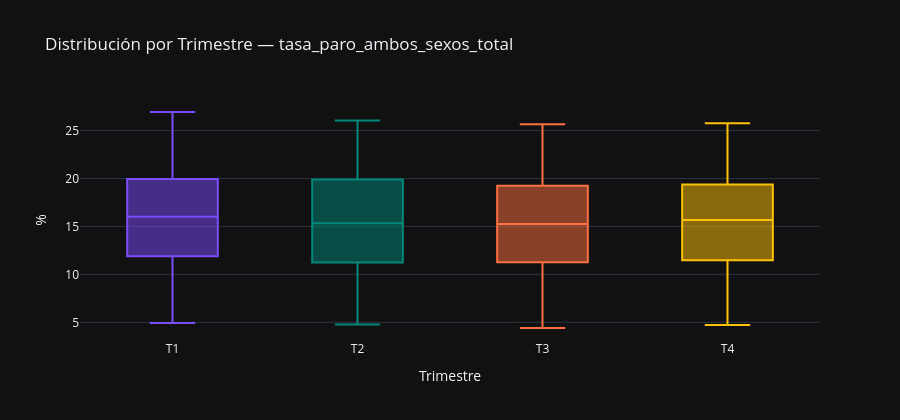

The notebook cell saved with this chart:
### Markdown cell above
### Análisis:
Distribución prácticamente simétrica (skewness 0.001), platicúrtica (curtosis -0.654), sin outliers por ningún método. Forma aproximadamente uniforme entre 10% y 21%.

La curtosis negativa significa que la distribución tiene colas más ligeras y una cima más plana que una normal. Dicho de forma directa: la tasa de paro no se ha concentrado en ningún valor central concreto a lo largo de la historia, sino que ha pasado tiempo repartido de forma relativamente uniforme entre el 10% y el 21%.

La ausencia total de outliers por ambos métodos indica que los valores extremos (4.41% y 26.94%) son alcanzables dentro de la varianza histórica  de la serie. Como la serie ha pasado periodos prolongados en niveles altos (2008-2020), la varianza histórica total es tan grande que incluso el 26.94% queda dentro de los umbrales de ambos métodos.

El skewness de 0.001 es llamativamente cercano a cero para una serie macroeconómica con ciclos tan asimétricosEsto es porque no refleja simetría estructural, sino que los periodos de paro alto y paro bajo se compensan en longitud a lo largo de la muestra completa, lo que es un artefacto del periodo de observación elegido, no una propiedad intrínseca de la serie.

### Code cell
Q1_t, Q3_t = tasa.quantile(0.25), tasa.quantile(0.75)
    IQR_t = Q3_t - Q1_t
    outliers_iqr_tasa = tasa[(tasa < Q1_t - 1.5*IQR_t) | (tasa > Q3_t + 1.5*IQR_t)]
    outliers_z_tasa = tasa[np.abs(stats.zscore(tasa)) > 3]
    print(f'Outliers por IQR  (1.5×): {len(outliers_iqr_tasa)}')
    print(f'Outliers por z-score (>3): {len(outliers_z_tasa)}')

    tasa_periodo = tasa.index.quarter.map({1:'T1', 2:'T2', 3:'T3', 4:'T4'})
    df_box_t = pd.DataFrame({
        'periodo': tasa_periodo.values,
        'valor': tasa.values,
        'fecha': tasa.index.strftime('%Y-%m-%d'),
    })
    df_box_t['periodo'] = pd.Categorical(
        df_box_t['periodo'], categories=['T1','T2','T3','T4'], ordered=True
    )
    fig2 = px.box(
        df_box_t, x='periodo', y='valor', color='periodo',
        hover_data=['fecha'],
        title='Distribución por Trimestre — tasa_paro_ambos_sexos_total',
        labels={'valor': '%', 'periodo': 'Trimestre', 'fecha': 'Fecha'},
        color_discrete_sequence=['#7C4DFF','#00897B','#FF7043','#FFC107'],
        category_orders={'periodo': ['T1','T2','T3','T4']},
    )
    fig2.update_layout(showlegend=False, height=420)
    fig2.show()

### Figure 1 — Plotly figure (JSON) as saved in the notebook; plotly's stock layout.template omitted (floating-point values rounded to 4 significant figures)
{"data": [{"alignmentgroup": "True", "customdata": [["1977-01-01"], ["1978-01-01"], ["1979-01-01"], ["1980-01-01"], ["1981-01-01"], ["1982-01-01"], ["1983-01-01"], ["1984-01-01"], ["1985-01-01"], ["1986-01-01"], ["1987-01-01"], ["1988-01-01"], ["1989-01-01"], ["1990-01-01"], ["1991-01-01"], ["1992-01-01"], ["1993-01-01"], ["1994-01-01"], ["1995-01-01"], ["1996-01-01"], ["1997-01-01"], ["1998-01-01"], ["1999-01-01"], ["2000-01-01"], ["2001-01-01"], ["2002-01-01"], ["2003-01-01"], ["2004-01-01"], ["2005-01-01"], ["2006-01-01"], ["2007-01-01"], ["2008-01-01"], ["2009-01-01"], ["2010-01-01"], ["2011-01-01"], ["2012-01-01"], ["2013-01-01"], ["2014-01-01"], ["2015-01-01"], ["2016-01-01"], ["2017-01-01"], ["2018-01-01"], ["2019-01-01"], ["2020-01-01"], ["2021-01-01"], ["2022-01-01"], ["2023-01-01"], ["2024-01-01"], ["2025-01-01"]], "hovertemplate": "Trimestre=%{x}<br>%=%{y}<br>Fecha=%{customdata[0]}<extra></extra>", "legendgroup": "T1", "marker": {"color": "#7C4DFF"}, "name": "T1", "notched": false, "offsetgroup": "T1", "orientation": "v", "showlegend": true, "type": "box", "x": ["T1", "T1", "T1", "T1", "T1", "T1", "T1", "T1", "T1", "T1", "T1", "T1", "T1", "T1", "T1", "T1", "T1", "T1", "T1", "T1", "T1", "T1", "T1", "T1", "T1", "T1", "T1", "T1", "T1", "T1", "T1", "T1", "T1", "T1", "T1", "T1", "T1", "T1", "T1", "T1", "T1", "T1", "T1", "T1", "T1", "T1", "T1", "T1", "T1"], "x0": " ", "xaxis": "x", "y": [4.92, 6.418, 8.025, 10.44, 13.09, 15.12, 16.78, 18.94, 20.68, 20.72, 20.0, 18.9, 17.12, 15.58, 14.89, 16.01, 19.94, 22.52, 21.37, 20.62, 19.08, 17.19, 14.65, 12.76, 10.94, 11.55, 11.99, 11.5, 10.17, 9.027, 8.419, 9.603, 17.24, 19.84, 21.08, 24.19, 26.94, 25.93, 23.78, 21.0, 18.75, 16.74, 14.7, 14.41, 16.14, 13.73, 13.38, 12.29, 11.36], "y0": " ", "yaxis": "y"}, {"alignmentgroup": "True", "customdata": [["1977-04-01"], ["1978-04-01"], ["1979-04-01"], ["1980-04-01"], ["1981-04-01"], ["1982-04-01"], ["1983-04-01"], ["1984-04-01"], ["1985-04-01"], ["1986-04-01"], ["1987-04-01"], ["1988-04-01"], ["1989-04-01"], ["1990-04-01"], ["1991-04-01"], ["1992-04-01"], ["1993-04-01"], ["1994-04-01"], ["1995-04-01"], ["1996-04-01"], ["1997-04-01"], ["1998-04-01"], ["1999-04-01"], ["2000-04-01"], ["2001-04-01"], ["2002-04-01"], ["2003-04-01"], ["2004-04-01"], ["2005-04-01"], ["2006-04-01"], ["2007-04-01"], ["2008-04-01"], ["2009-04-01"], ["2010-04-01"], ["2011-04-01"], ["2012-04-01"], ["2013-04-01"], ["2014-04-01"], ["2015-04-01"], ["2016-04-01"], ["2017-04-01"], ["2018-04-01"], ["2019-04-01"], ["2020-04-01"], ["2021-04-01"], ["2022-04-01"], ["2023-04-01"], ["2024-04-01"], ["2025-04-01"]], "hovertemplate": "Trimestre=%{x}<br>%=%{y}<br>Fecha=%{customdata[0]}<extra></extra>", "legendgroup": "T2", "marker": {"color": "#00897B"}, "name": "T2", "notched": false, "offsetgroup": "T2", "orientation": "v", "showlegend": true, "type": "box", "x": ["T2", "T2", "T2", "T2", "T2", "T2", "T2", "T2", "T2", "T2", "T2", "T2", "T2", "T2", "T2", "T2", "T2", "T2", "T2", "T2", "T2", "T2", "T2", "T2", "T2", "T2", "T2", "T2", "T2", "T2", "T2", "T2", "T2", "T2", "T2", "T2", "T2", "T2", "T2", "T2", "T2", "T2", "T2", "T2", "T2", "T2", "T2", "T2", "T2"], "x0": " ", "xaxis": "x", "y": [4.763, 6.551, 8.052, 10.91, 13.34, 14.93, 16.37, 18.99, 20.68, 20.09, 19.22, 18.52, 16.15, 15.08, 14.65, 16.28, 20.38, 22.17, 20.58, 19.96, 18.51, 16.5, 13.39, 11.79, 10.35, 11.15, 11.28, 11.09, 9.319, 8.443, 7.932, 10.36, 17.77, 19.89, 20.64, 24.4, 26.06, 24.47, 22.37, 20.0, 17.22, 15.28, 14.02, 15.33, 15.39, 12.69, 11.67, 11.27, 10.29], "y0": " ", "yaxis": "y"}, {"alignmentgroup": "True", "customdata": [["1976-07-01"], ["1977-07-01"], ["1978-07-01"], ["1979-07-01"], ["1980-07-01"], ["1981-07-01"], ["1982-07-01"], ["1983-07-01"], ["1984-07-01"], ["1985-07-01"], ["1986-07-01"], ["1987-07-01"], ["1988-07-01"], ["1989-07-01"], ["1990-07-01"], ["1991-07-01"], ["1992-07-01"], ["1993-07-01"], ["1994-07-01"], ["1995-07-01"], ["1996-07-01"], ["1997-07-01"], ["1998-07-01"], ["1999-07-01"], ["2000-07-01"], ["2001-07-01"], ["2002-07-01"], ["2003-07-01"], ["2004-07-01"], ["2005-07-01"], ["2006-07-01"], ["2007-07-01"], ["2008-07-01"], ["2009-07-01"], ["2010-07-01"], ["2011-07-01"], ["2012-07-01"], ["2013-07-01"], ["2014-07-01"], ["2015-07-01"], ["2016-07-01"], ["2017-07-01"], ["2018-07-01"], ["2019-07-01"], ["2020-07-01"], ["2021-07-01"], ["2022-07-01"], ["2023-07-01"], ["2024-07-01"], ["2025-07-01"]], "hovertemplate": "Trimestre=%{x}<br>%=%{y}<br>Fecha=%{customdata[0]}<extra></extra>", "legendgroup": "T3", "marker": {"color": "#FF7043"}, "name": "T3", "notched": false, "offsetgroup": "T3", "orientation": "v", "showlegend": true, "type": "box", "x": ["T3", "T3", "T3", "T3", "T3", "T3", "T3", "T3", "T3", "T3", "T3", "T3", "T3", "T3", "T3", "T3", "T3", "T3", "T3", "T3", "T3", "T3", "T3", "T3", "T3", "T3", "T3", "T3", "T3", "T3", "T3", "T3", "T3", "T3", "T3", "T3", "T3", "T3", "T3", "T3", "T3", "T3", "T3", "T3", "T3", "T3", "T3", "T3", "T3", "T3"], "x0": " ", "xaxis": "x", "y": [4.407, 5.318, 6.998, 8.579, 11.26, 13.78, 15.5, 16.64, 19.25, 20.44, 19.66, 18.92, 17.93, 15.46, 14.69, 15.06, 16.78, 21.02, 21.75, 20.51, 19.54, 18.1, 16.13, 13.19, 11.61, 10.3, 11.49, 11.3, 10.74, 8.411, 8.084, 8.006, 11.23, 17.75, 19.59, 21.28, 24.79, 25.65, 23.67, 21.18, 18.91, 16.38, 14.55, 13.92, 16.26, 14.71, 12.73, 11.89, 11.21, 10.45], "y0": " ", "yaxis": "y"}, {"alignmentgroup": "True", "customdata": [["1976-10-01"], ["1977-10-01"], ["1978-10-01"], ["1979-10-01"], ["1980-10-01"], ["1981-10-01"], ["1982-10-01"], ["1983-10-01"], ["1984-10-01"], ["1985-10-01"], ["1986-10-01"], ["1987-10-01"], ["1988-10-01"], ["1989-10-01"], ["1990-10-01"], ["1991-10-01"], ["1992-10-01"], ["1993-10-01"], ["1994-10-01"], ["1995-10-01"], ["1996-10-01"], ["1997-10-01"], ["1998-10-01"], ["1999-10-01"], ["2000-10-01"], ["2001-10-01"], ["2002-10-01"], ["2003-10-01"], ["2004-10-01"], ["2005-10-01"], ["2006-10-01"], ["2007-10-01"], ["2008-10-01"], ["2009-10-01"], ["2010-10-01"], ["2011-10-01"], ["2012-10-01"], ["2013-10-01"], ["2014-10-01"], ["2015-10-01"], ["2016-10-01"], ["2017-10-01"], ["2018-10-01"], ["2019-10-01"], ["2020-10-01"], ["2021-10-01"], ["2022-10-01"], ["2023-10-01"], ["2024-10-01"], ["2025-10-01"]], "hovertemplate": "Trimestre=%{x}<br>%=%{y}<br>Fecha=%{customdata[0]}<extra></extra>", "legendgroup": "T4", "marker": {"color": "#FFC107"}, "name": "T4", "notched": false, "offsetgroup": "T4", "orientation": "v", "showlegend": true, "type": "box", "x": ["T4", "T4", "T4", "T4", "T4", "T4", "T4", "T4", "T4", "T4", "T4", "T4", "T4", "T4", "T4", "T4", "T4", "T4", "T4", "T4", "T4", "T4", "T4", "T4", "T4", "T4", "T4", "T4", "T4", "T4", "T4", "T4", "T4", "T4", "T4", "T4", "T4", "T4", "T4", "T4", "T4", "T4", "T4", "T4", "T4", "T4", "T4", "T4", "T4", "T4"], "x0": " ", "xaxis": "x", "y": [4.721, 5.656, 7.529, 9.361, 12.18, 14.63, 16.15, 17.39, 20.3, 20.58, 19.68, 18.7, 17.22, 15.74, 14.9, 15.59, 18.41, 21.88, 21.8, 20.6, 19.38, 17.86, 15.78, 13.16, 11.48, 10.63, 11.61, 11.37, 10.53, 8.705, 8.264, 8.57, 13.79, 18.66, 20.11, 22.56, 25.77, 25.73, 23.7, 20.9, 18.63, 16.55, 14.45, 13.78, 16.13, 13.44, 12.99, 11.8, 10.61, 9.932], "y0": " ", "yaxis": "y"}], "layout": {"boxmode": "overlay", "height": 420, "legend": {"title": {"text": "Trimestre"}, "tracegroupgap": 0}, "showlegend": false, "title": {"text": "Distribución por Trimestre — tasa_paro_ambos_sexos_total"}, "xaxis": {"anchor": "y", "categoryarray": ["T1", "T2", "T3", "T4"], "categoryorder": "array", "domain": [0.0, 1.0], "title": {"text": "Trimestre"}}, "yaxis": {"anchor": "x", "domain": [0.0, 1.0], "title": {"text": "%"}}}}
